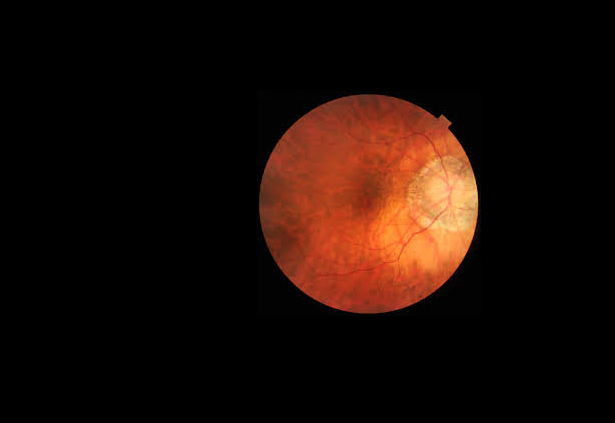
#> input picture image_processing7/yeni1.png, 615 x 423 px
$ jupyter execute image_processing7.ipynb
#> lines starting #> are read from the running program, lines starting #| are printed output that depends on the picture; after the words box and inside, x2 and y2 are one past the last pixel; in counts of white or black regions, pixels touching at a corner belong together
#> further down, yeni is the input picture: shape (423, 615, 3); mean B, G, R 6.2, 12, 27
[cell 1]
import numpy as np
import cv2
import matplotlib.pyplot as plt

[cell 2]
def cropped_black_borders(img: np.ndarray,thr=12,pad=0):
        # thr parametresi, thresh değerini temsil ediyor. Arkaplan siyah
    # renginde olduğu için 0'a çok yakın bir değer verdik.
    # pad parametresi padding'i temsil ediyor. Görüntüyü, arkaplandan ayırt
    # ettikten sonra sol, sağ, üst ve alt taraflarına boşluk bırakılıp
    # bırakılmayacağına karar veriyor. Biz, varsayılan olarak 0 değeri
    # girdiğimiz için 4 taraftan da tamamen ayırt edilmiş/kesilmiş tam bir
    # görüntü elde etmek istediğimizi belirtiyoruz

    # ilk olarak eğer görüntü renkli bir görüntüyse yani 3 kanallı ise
    # bunun kontrolünü sağlıyoruz:
#> called with thr = 12, pad = 0
    if img.ndim==3:
        gray=cv2.cvtColor(img,cv2.COLOR_BGRA2GRAY)
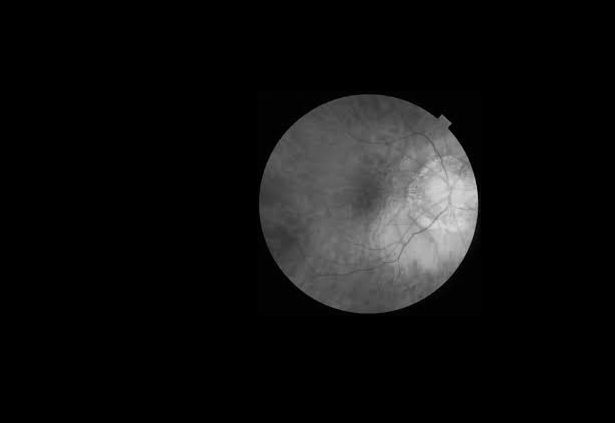
#> gray: shape (423, 615); min 0, max 219, mean 15.8
    else:
        gray=img.copy()

    # görüntüyü tek kanallı hale çevirdikten sonra ilk olarak
    # arkaplandaki siyah piksellerden ayırt etmek için bir maske çıkarıyoruz

    mask=(gray>thr).astype(np.uint8)*255    #true al int'e çevir beyaz yap ama false ise 0 yani siyah arka plandır zaten.
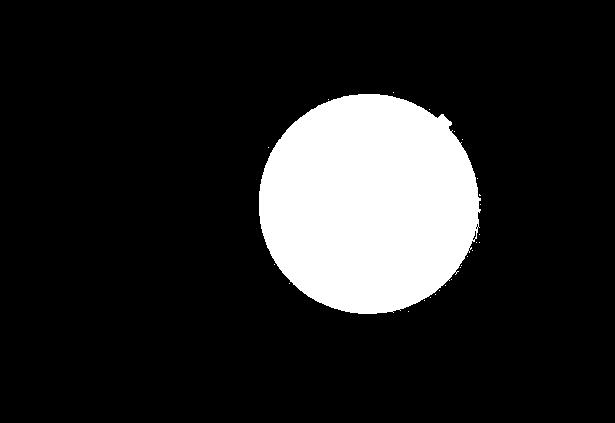
#> mask: shape (423, 615); 14.7% white; 26 white regions (25 under 20 px), largest, box (x1, y1, x2, y2) and area: (259, 94, 481, 314) 38253
    kernel=np.ones((5,5),dtype=np.uint8)

     # yukarıda elimizde bir harita (mask) ve bir matris (filtre matrisi)
    # var artık.

    # siyah alandaki pikseller haricinde kalan kısımların haritasını
    # elde ettikten sonra bu mevcut görüntüye siyah alanlardak iyice
    # ayrılması için (küçük siyah detayların kaybolması için CLOSE yöntemini
    # uyguluyoruz. Sonrasında elimizde temiz bir maske görüntüsü oluşuyor


    thresh=cv2.morphologyEx(mask,cv2.MORPH_CLOSE,kernel,iterations=1)
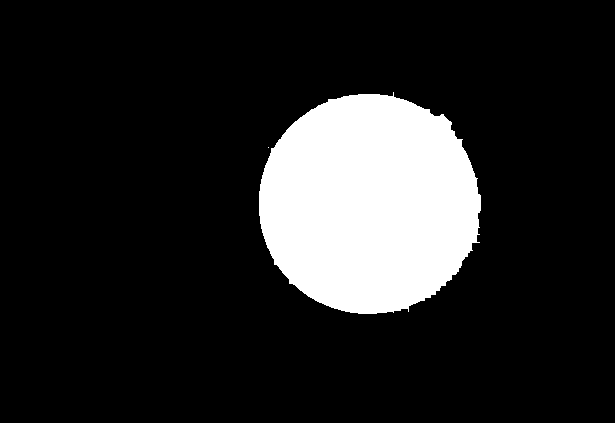
#> thresh: shape (423, 615); 14.8% white; 2 white regions (1 under 20 px)

    # Elimizdeki temiz maske görüntüsü içerisinden konturların listesini
    # elde ediyoruz. Bu sayede, kenarları bir zincir gibi birleştirip
    # tek bir görüntü elde etmeyi amaçlıyoruz.

    contour,_=cv2.findContours(mask,cv2.RETR_EXTERNAL,cv2.CHAIN_APPROX_SIMPLE)
#> contour = 26 contours, 25 with area under 20; largest, box (x1, y1, x2, y2) and area: (259, 94, 481, 314) 37929

     # Elimize gelen contour değişkeni, görüntüdeki konturların tamamını
    # bir liste olarak tutuyor. Bizim amacımız, bu listedeki en büyük
    # kontur değerini saklayan değişkeni elde etmek


    c=max(contour,key=cv2.contourArea)
#> c = contour of 366 points, box (x1, y1, x2, y2) (259, 94, 481, 314), area 37929

    # seçtiğimiz en büyük konturu (0,0) noktasından (x,y) tüm sütun (w) ve
    # tüm satırları (h) elde edecek şekilde bir dikdörtgene dönüştürüyoruz

    x,y,w,h=cv2.boundingRect(c)
#> x = 259; y = 94; w = 222; h = 220

    # Kırpma işlemi esnasında görüntünün sınırlarının aşılmaması için
    # görüntünün mevcut yükseklik ve genişlik bilgisini elde etmemiz gerekiyor
    # biz görüntüyü, orijinal görüntü içerisinden crop yaparken sağ,sol,üst ve
    # alt bölgelerden herhangi bir kayma veya aşınma olmasın istiyoruz.


    H,W=img.shape[:2]      #yükseklik ve genişliği döndürecek
#> H = 423; W = 615

     # görüntünün yükseklik ve genişliğini elde ettikten sonra cropped
    # işlemine geçiyoruz

    # köşeleri tespit ediyoruz (4 köşe)

    x1=max(0,x-pad)
#> x1 = 259
    y1=max(0,y-pad)
#> y1 = 94
    x2=min(W,x+w+pad)
#> x2 = 481
    y2=min(H,y+h+pad)
#> y2 = 314

     # 4 köşeyi de elde ettikten (taşma olmamasını sağladıktan) sonra
    # ilgili görüntüyü, arkaplandan (orijinal görüntüden) koparıyoruz

    return img[y1:y2 ,x1:x2]
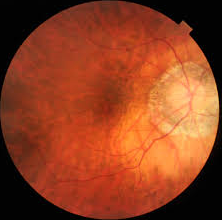
#> returned value: shape (220, 222, 3); mean of channels 0, 1, 2 33.1, 63.9, 143.9; drawn as B, G, R

[cell 3]
yeni=cv2.imread("yeni1.png")

my_cropping_img=cropped_black_borders(yeni)

cv2.imshow("Cropping Img",my_cropping_img)
cv2.waitKey(0)
cv2.destroyAllWindows()
